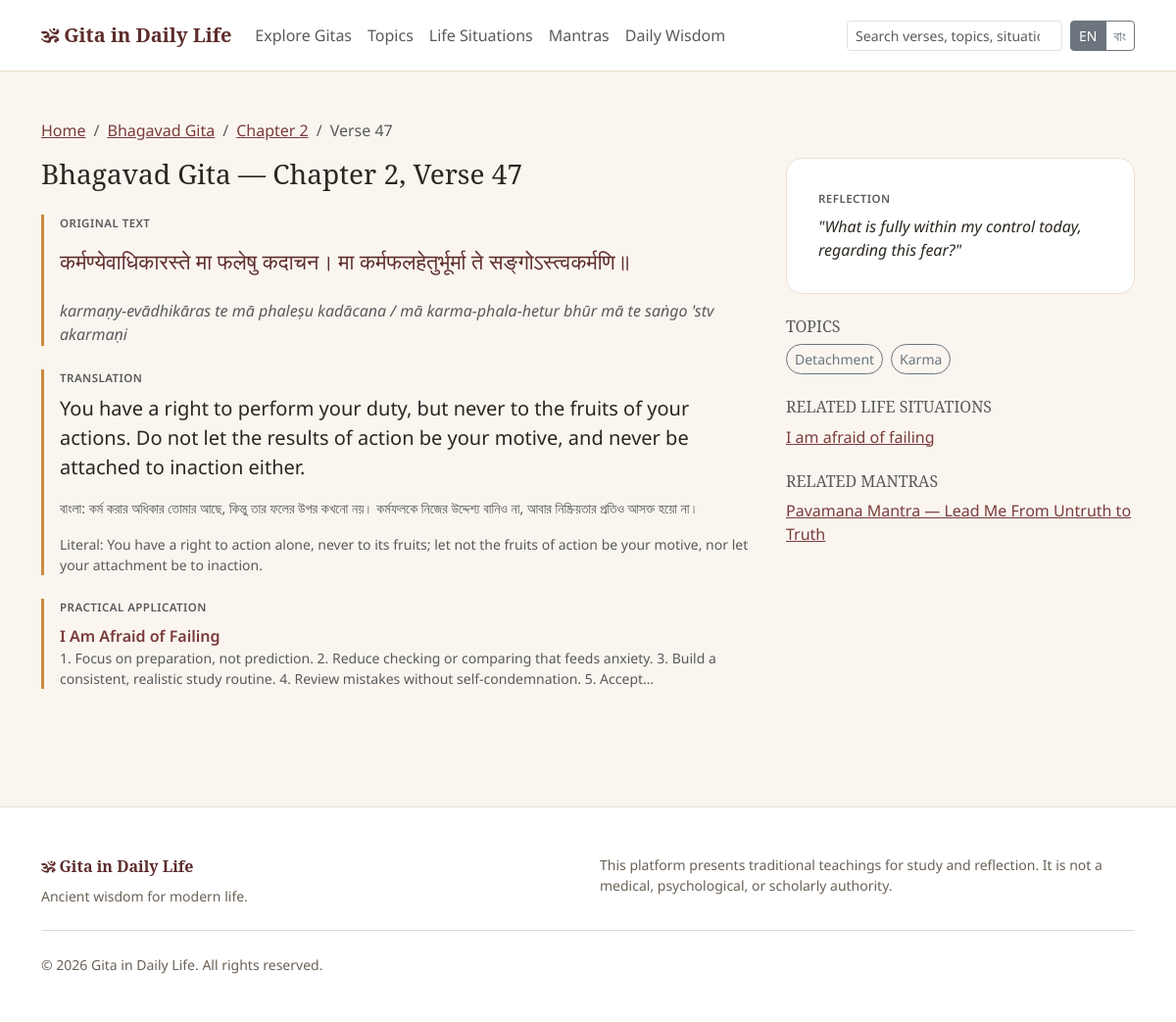
Screenshot of /public/verses/bhagavad-gita/2/47 with the database file from the repository.
### tables this page shows
CREATE TABLE verses (
    id INT UNSIGNED AUTO_INCREMENT PRIMARY KEY,
    gita_id INT UNSIGNED NOT NULL,
    chapter_id INT UNSIGNED NOT NULL,
    verse_number INT UNSIGNED NOT NULL,
    sanskrit_text TEXT NULL,
    transliteration TEXT NULL,
    word_by_word_meaning TEXT NULL,
    literal_translation TEXT NULL,
    simple_translation_en TEXT NULL,
    translation_bn TEXT NULL,
    explanation TEXT NULL,
    philosophical_meaning TEXT NULL,
    key_teaching VARCHAR(500) NULL,
    audio_path VARCHAR(255) NULL,
    video_path VARCHAR(255) NULL,
    translator VARCHAR(150) NULL,
    commentator VARCHAR(150) NULL,
    featured TINYINT(1) NOT NULL DEFAULT 0,
    status ENUM('draft','pending','published','archived') NOT NULL DEFAULT 'draft',
    created_by INT UNSIGNED NULL,
    updated_by INT UNSIGNED NULL,
    created_at DATETIME NOT NULL DEFAULT CURRENT_TIMESTAMP,
    updated_at DATETIME NOT NULL DEFAULT CURRENT_TIMESTAMP ON UPDATE CURRENT_TIMESTAMP,
    UNIQUE KEY uniq_chapter_verse (chapter_id, verse_number),
    FOREIGN KEY (gita_id) REFERENCES gitas(id) ON DELETE CASCADE,
    FOREIGN KEY (chapter_id) REFERENCES chapters(id) ON DELETE CASCADE,
    INDEX idx_verses_status (status),
    INDEX idx_verses_featured (featured)
);

CREATE TABLE gitas (
    id INT UNSIGNED AUTO_INCREMENT PRIMARY KEY,
    name VARCHAR(150) NOT NULL,
    slug VARCHAR(160) NOT NULL UNIQUE,
    alternate_names VARCHAR(255) NULL,
    short_description VARCHAR(500) NULL,
    introduction TEXT NULL,
    historical_context TEXT NULL,
    philosophy TEXT NULL,
    main_themes TEXT NULL,
    author_attribution VARCHAR(255) NULL,
    cover_image VARCHAR(255) NULL,
    language_available VARCHAR(100) NULL DEFAULT 'en',
    featured TINYINT(1) NOT NULL DEFAULT 0,
    status ENUM('draft','pending','published','archived') NOT NULL DEFAULT 'draft',
    meta_title VARCHAR(255) NULL,
    meta_description VARCHAR(500) NULL,
    created_by INT UNSIGNED NULL,
    updated_by INT UNSIGNED NULL,
    created_at DATETIME NOT NULL DEFAULT CURRENT_TIMESTAMP,
    updated_at DATETIME NOT NULL DEFAULT CURRENT_TIMESTAMP ON UPDATE CURRENT_TIMESTAMP,
    INDEX idx_gitas_status (status),
    INDEX idx_gitas_featured (featured)
);

CREATE TABLE chapters (
    id INT UNSIGNED AUTO_INCREMENT PRIMARY KEY,
    gita_id INT UNSIGNED NOT NULL,
    chapter_number INT UNSIGNED NOT NULL,
    name VARCHAR(200) NOT NULL,
    sanskrit_name VARCHAR(200) NULL,
    translation_name VARCHAR(200) NULL,
    summary TEXT NULL,
    main_ideas TEXT NULL,
    status ENUM('draft','pending','published','archived') NOT NULL DEFAULT 'draft',
    created_at DATETIME NOT NULL DEFAULT CURRENT_TIMESTAMP,
    updated_at DATETIME NOT NULL DEFAULT CURRENT_TIMESTAMP ON UPDATE CURRENT_TIMESTAMP,
    UNIQUE KEY uniq_gita_chapter (gita_id, chapter_number),
    FOREIGN KEY (gita_id) REFERENCES gitas(id) ON DELETE CASCADE,
    INDEX idx_chapters_status (status)
);

CREATE TABLE teachings (
    id INT UNSIGNED AUTO_INCREMENT PRIMARY KEY,
    title VARCHAR(255) NOT NULL,
    slug VARCHAR(280) NOT NULL UNIQUE,
    life_problem TEXT NULL,
    relevant_teaching TEXT NULL,
    what_it_says TEXT NULL,
    what_it_does_not_mean TEXT NULL,
    how_to_apply TEXT NULL,
    reflection_question VARCHAR(500) NULL,
    practice TEXT NULL,
    status ENUM('draft','pending','published','archived') NOT NULL DEFAULT 'draft',
    created_at DATETIME NOT NULL DEFAULT CURRENT_TIMESTAMP,
    updated_at DATETIME NOT NULL DEFAULT CURRENT_TIMESTAMP ON UPDATE CURRENT_TIMESTAMP,
    INDEX idx_teachings_status (status)
);

CREATE TABLE topics (
    id INT UNSIGNED AUTO_INCREMENT PRIMARY KEY,
    name VARCHAR(150) NOT NULL,
    slug VARCHAR(160) NOT NULL UNIQUE,
    description TEXT NULL,
    status ENUM('draft','pending','published','archived') NOT NULL DEFAULT 'published',
    created_at DATETIME NOT NULL DEFAULT CURRENT_TIMESTAMP,
    updated_at DATETIME NOT NULL DEFAULT CURRENT_TIMESTAMP ON UPDATE CURRENT_TIMESTAMP,
    INDEX idx_topics_status (status)
);

CREATE TABLE situations (
    id INT UNSIGNED AUTO_INCREMENT PRIMARY KEY,
    name VARCHAR(150) NOT NULL,
    slug VARCHAR(160) NOT NULL UNIQUE,
    description TEXT NULL,
    icon VARCHAR(60) NULL,
    status ENUM('draft','pending','published','archived') NOT NULL DEFAULT 'published',
    created_at DATETIME NOT NULL DEFAULT CURRENT_TIMESTAMP,
    updated_at DATETIME NOT NULL DEFAULT CURRENT_TIMESTAMP ON UPDATE CURRENT_TIMESTAMP,
    INDEX idx_situations_status (status)
);

CREATE TABLE mantras (
    id INT UNSIGNED AUTO_INCREMENT PRIMARY KEY,
    title VARCHAR(255) NOT NULL,
    slug VARCHAR(280) NOT NULL UNIQUE,
    sanskrit TEXT NULL,
    transliteration TEXT NULL,
    pronunciation_bn TEXT NULL,
    pronunciation_en TEXT NULL,
    meaning TEXT NULL,
    meaning_bn TEXT NULL,
    translation TEXT NULL,
    deity_association VARCHAR(150) NULL,
    purpose VARCHAR(500) NULL,
    traditionally_recited VARCHAR(255) NULL,
    suggested_duration VARCHAR(100) NULL,
    audio_path VARCHAR(255) NULL,
    video_path VARCHAR(255) NULL,
    source VARCHAR(255) NULL,
    status ENUM('draft','pending','published','archived') NOT NULL DEFAULT 'draft',
    created_at DATETIME NOT NULL DEFAULT CURRENT_TIMESTAMP,
    updated_at DATETIME NOT NULL DEFAULT CURRENT_TIMESTAMP ON UPDATE CURRENT_TIMESTAMP,
    INDEX idx_mantras_status (status)
);

CREATE TABLE settings (
    id INT UNSIGNED AUTO_INCREMENT PRIMARY KEY,
    setting_key VARCHAR(150) NOT NULL UNIQUE,
    setting_value TEXT NULL,
    setting_group VARCHAR(60) NOT NULL DEFAULT 'general'
);

### views/frontend/verses/show.php (the view, shortened to what the rows shown need)
<div class="container py-5">
  <nav aria-label="breadcrumb"><ol class="breadcrumb">
    <li class="breadcrumb-item"><a href="<?= e(url('')) ?>"><?= e(__t('breadcrumb.home')) ?></a></li>
    <li class="breadcrumb-item"><a href="<?= e(url('gitas/' . $verse['gita_slug'])) ?>"><?= e($verse['gita_name']) ?></a></li>
    <li class="breadcrumb-item"><a href="<?= e(url('gitas/' . $verse['gita_slug'] . '/chapter/' . $verse['chapter_number'])) ?>"><?= e(__t('chapter.label')) ?> <?= (int) $verse['chapter_number'] ?></a></li>
    <li class="breadcrumb-item active"><?= e(__t('chapter.verse_label')) ?> <?= (int) $verse['verse_number'] ?></li>
  </ol></nav>
  <div class="row">
    <div class="col-lg-8">
      <h1 class="h3 mb-4"><?= e($verse['gita_name']) ?> — <?= e(__t('chapter.label')) ?> <?= (int) $verse['chapter_number'] ?>, <?= e(__t('chapter.verse_label')) ?> <?= (int) $verse['verse_number'] ?></h1>
      <?php if ($verse['sanskrit_text']): ?>
        <div class="content-block">
          <div class="badge-label text-muted mb-2"><?= e(__t('label.original_text')) ?></div>
          <p class="verse-sanskrit"><?= nl2br(e($verse['sanskrit_text'])) ?></p>
          <?php if ($verse['transliteration']): ?>
            <p class="fst-italic text-muted"><?= nl2br(e($verse['transliteration'])) ?></p>
          <?php endif; ?>
        </div>
      <?php endif; ?>
      <?php if ($verse['simple_translation_en'] || $verse['translation_bn'] || $verse['literal_translation']): ?>
        <div class="content-block">
          <div class="badge-label text-muted mb-2"><?= e(__t('label.translation')) ?></div>
          <?php if (verse_text($verse)): ?><p class="fs-5"><?= nl2br(e(verse_text($verse))) ?></p><?php endif; ?>
          <?php if (current_lang() === 'bn' && $verse['simple_translation_en']): ?>
            <p class="text-muted small">English: <?= nl2br(e($verse['simple_translation_en'])) ?></p>
          <?php elseif (current_lang() !== 'bn' && $verse['translation_bn']): ?>
            <p class="text-muted small">বাংলা: <?= nl2br(e($verse['translation_bn'])) ?></p>
          <?php endif; ?>
          <?php if ($verse['literal_translation']): ?><p class="text-muted small mb-0"><?= e(__t('verse.literal')) ?> <?= nl2br(e($verse['literal_translation'])) ?></p><?php endif; ?>
        </div>
      <?php endif; ?>
      <?php if ($teachings !== []): ?>
        <div class="content-block">
          <div class="badge-label text-muted mb-2"><?= e(__t('label.practical_application')) ?></div>
          <?php foreach ($teachings as $teaching): ?>
            <div class="mb-3">
              <a href="<?= e(url('situations')) ?>" class="fw-semibold text-decoration-none"><?= e($teaching['title']) ?></a>
              <p class="text-muted small mb-1"><?= e(str_excerpt($teaching['how_to_apply'], 200)) ?></p>
            </div>
          <?php endforeach; ?>
        </div>
      <?php endif; ?>
    </div>
    <div class="col-lg-4">
      <div class="wisdom-card mb-4">
        <div class="badge-label text-muted mb-2"><?= e(__t('label.reflection')) ?></div>
        <?php if ($teachings !== [] && $teachings[0]['reflection_question']): ?>
          <p class="fst-italic mb-0">"<?= e($teachings[0]['reflection_question']) ?>"</p>
        <?php else: ?>
          <p class="fst-italic mb-0">"<?= e(__t('verse.default_reflection')) ?>"</p>
        <?php endif; ?>
      </div>
      <?php if ($topics !== []): ?>
        <div class="mb-4">
          <h2 class="h6 text-uppercase text-muted"><?= e(__t('verse.topics_heading')) ?></h2>
          <div class="d-flex flex-wrap gap-2">
            <?php foreach ($topics as $topic): ?>
              <a href="<?= e(url('topics/' . $topic['slug'])) ?>" class="btn btn-sm btn-outline-secondary rounded-pill"><?= e($topic['name']) ?></a>
            <?php endforeach; ?>
          </div>
        </div>
      <?php endif; ?>
      <?php if ($situations !== []): ?>
        <div class="mb-4">
          <h2 class="h6 text-uppercase text-muted"><?= e(__t('verse.related_situations')) ?></h2>
          <ul class="list-unstyled">
            <?php foreach ($situations as $situation): ?>
              <li><a href="<?= e(url('situations/' . $situation['slug'])) ?>"><?= e($situation['name']) ?></a></li>
            <?php endforeach; ?>
          </ul>
        </div>
      <?php endif; ?>
      <?php if ($mantras !== []): ?>
        <div class="mb-4">
          <h2 class="h6 text-uppercase text-muted"><?= e(__t('verse.related_mantras')) ?></h2>
          <ul class="list-unstyled">
            <?php foreach ($mantras as $mantra): ?>
              <li><a href="<?= e(url('mantras/' . $mantra['slug'])) ?>"><?= e($mantra['title']) ?></a></li>
            <?php endforeach; ?>
          </ul>
        </div>
      <?php endif; ?>
    </div>
  </div>
</div>

### app/core/Router.php (shortened to what the rows shown need)
<?php
final class Router
{
    private array $routes = [];
    public function get(string $pattern, string $handler): void
    {
        $this->routes[] = ['GET', $pattern, $handler];
    }
    public function dispatch(): void
    {
        $uri = $this->currentPath();
        foreach ($this->routes as [$routeMethod, $pattern, $handler]) {
            $regex = $this->patternToRegex($pattern);
            if (preg_match($regex, $uri, $matches)) {
                $params = array_filter($matches, static fn ($key) => !is_int($key), ARRAY_FILTER_USE_KEY);
                $this->callHandler($handler, array_values($params));
                return;
            }
        }
    }
    private function currentPath(): string
    {
        $uri = Request::uri();
        $base = APP_BASE_PATH;
        if ($base !== '' && str_starts_with($uri, $base)) {
            $uri = substr($uri, strlen($base));
        }
        $uri = '/' . trim($uri, '/');
        return $uri;
    }
    private function patternToRegex(string $pattern): string
    {
        $pattern = rtrim($pattern, '/');
        if ($pattern === '') {
            $pattern = '/';
        }
        $regex = preg_replace('#\{([a-zA-Z_][a-zA-Z0-9_]*)\}#', '(?P<$1>[^/]+)', $pattern);
        return '#^' . $regex . '$#u';
    }
    private function callHandler(string $handler, array $params): void
    {
        [$controllerName, $methodName] = explode('@', $handler);
        $controller = new $controllerName();
        $controller->$methodName(...$params);
    }
}

### views/frontend/partials/footer.php (shortened to what the rows shown need)
<footer class="site-footer py-5 mt-5">
  <div class="container">
    <div class="row">
      <div class="col-md-6 mb-3 mb-md-0">
        <div class="font-serif fw-bold mb-2" style="color:var(--gidl-primary-dark);">🕉 <?= e(APP_NAME) ?></div>
        <p class="small mb-0"><?= e(Setting::get('site_tagline', 'Ancient wisdom for modern life.')) ?></p>
      </div>
      <div class="col-md-6">
        <p class="small mb-0"><?= e(__t('footer.disclaimer')) ?></p>
      </div>
    </div>
    <hr class="my-4">
    <p class="small mb-0">&copy; <?= date('Y') ?> <?= e(APP_NAME) ?>. <?= e(__t('footer.rights')) ?></p>
  </div>
</footer>
</body>
</html>

### rows the page displays
verses: gita.name "Bhagavad Gita", chapter.chapter_number "2", verse_number "47", sanskrit_text "कर्मण्येवाधिकारस्ते मा फलेषु कदाचन। मा कर्मफलहेतुर्भूर्मा ते सङ्गोऽस्त्वकर्मणि॥", transliteration "karmaṇy-evādhikāras te mā phaleṣu kadācana / mā karma-phala-hetur bhūr mā te saṅgo 'stv akarmaṇi", simple_translation_en "You have a right to perform your duty, but never to the fruits of your actions. Do not let the results of action be your motive, and never be attached to inaction either.", translation_bn "কর্ম করার অধিকার তোমার আছে, কিন্তু তার ফলের উপর কখনো নয়। কর্মফলকে নিজের উদ্দেশ্য বানিও না, আবার নিষ্ক্রিয়তার প্রতিও আসক্ত হয়ো না।", literal_translation "You have a right to action alone, never to its fruits; let not the fruits of action be your motive, nor let your attachment be to inaction."
teachings: title "I Am Afraid of Failing", how_to_apply "1. Focus on preparation, not prediction. 2. Reduce checking or comparing that feeds anxiety. 3. Build a consistent, realistic study routine. 4. Review mistakes without self-condemnation. 5. Accept…", reflection_question "What is fully within my control today, regarding this fear?"
topics: name "Detachment"
topics: name "Karma"
situations: name "I am afraid of failing"
mantras: title "Pavamana Mantra — Lead Me From Untruth to Truth"
settings: setting_value "This platform presents traditional teachings for study and reflection. It is not a medical, psychological, or scholarly authority.", setting_value "All rights reserved."

### other values shown
Setting::get('site_tagline', 'Ancient wisdom for modern life.') "Ancient wisdom for modern life."
